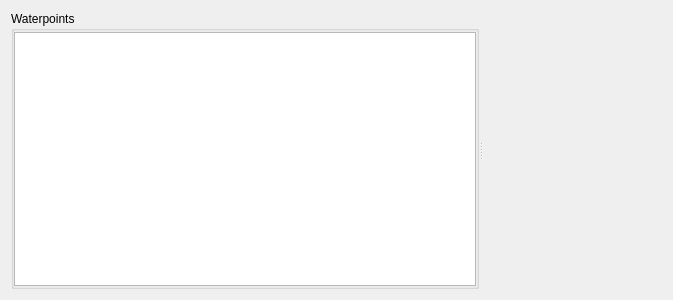
<?xml version="1.0" encoding="UTF-8"?>
<ui version="4.0">
 <class>WaterpointWidgetBase</class>
 <widget class="QWidget" name="WaterpointWidgetBase">
  <property name="geometry">
   <rect>
    <x>0</x>
    <y>0</y>
    <width>673</width>
    <height>300</height>
   </rect>
  </property>
  <property name="windowTitle">
   <string>Form</string>
  </property>
  <layout class="QVBoxLayout" name="verticalLayout">
   <item>
    <widget class="QSplitter" name="splitter">
     <property name="orientation">
      <enum>Qt::Horizontal</enum>
     </property>
     <widget class="QGroupBox" name="waterpointListGroupBox">
      <property name="sizePolicy">
       <sizepolicy hsizetype="Minimum" vsizetype="MinimumExpanding">
        <horstretch>0</horstretch>
        <verstretch>0</verstretch>
       </sizepolicy>
      </property>
      <property name="title">
       <string>Waterpoints</string>
      </property>
      <layout class="QVBoxLayout" name="waterpointsVerticalLayout">
       <property name="leftMargin">
        <number>0</number>
       </property>
       <property name="topMargin">
        <number>1</number>
       </property>
       <property name="rightMargin">
        <number>0</number>
       </property>
       <property name="bottomMargin">
        <number>0</number>
       </property>
       <item>
        <widget class="WaterpointTableView" name="waterpointTableView">
         <property name="sizePolicy">
          <sizepolicy hsizetype="Minimum" vsizetype="MinimumExpanding">
           <horstretch>0</horstretch>
           <verstretch>0</verstretch>
          </sizepolicy>
         </property>
        </widget>
       </item>
      </layout>
     </widget>
     <widget class="QWidget" name="spacerWidget" native="true">
      <property name="sizePolicy">
       <sizepolicy hsizetype="Expanding" vsizetype="Expanding">
        <horstretch>0</horstretch>
        <verstretch>0</verstretch>
       </sizepolicy>
      </property>
     </widget>
    </widget>
   </item>
  </layout>
 </widget>
 <customwidgets>
  <customwidget>
   <class>WaterpointTableView</class>
   <extends>QTableView</extends>
   <header>mlapp/src/widgets/feature_table_view/waterpoint_table_view</header>
  </customwidget>
 </customwidgets>
 <resources/>
 <connections/>
</ui>
